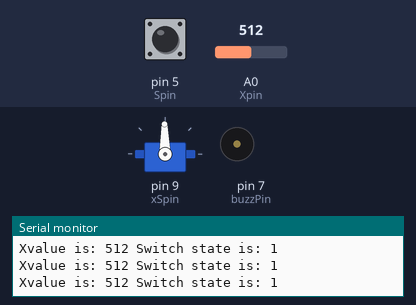
Recording of a sketch running on a simulated Arduino Uno, built with avr-gcc and run on an emulated ATmega328P. Parts: servo, buzzer (waves = sounding, pin HIGH), the last lines printed to the serial monitor. The inputs (shaded band) are chosen by the test bench; at power-on: A0 (Xpin) = 512, pin 5 (Spin) HIGH.

Above: at 1.2 s.
1.3 s: A0 (Xpin) set to 107
At 2.5 s:
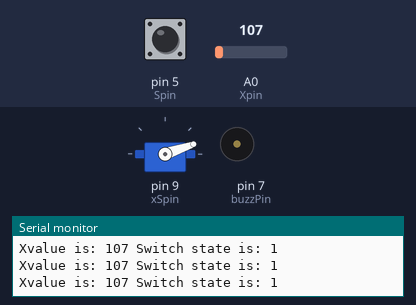
2.8 s: A0 (Xpin) set to 90
At 3.3 s:
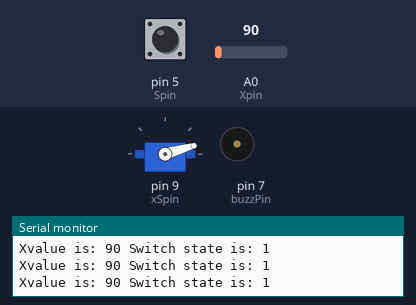
5.8 s: pin 5 (Spin) pulled LOW for 0.15 s
At 5.92 s:
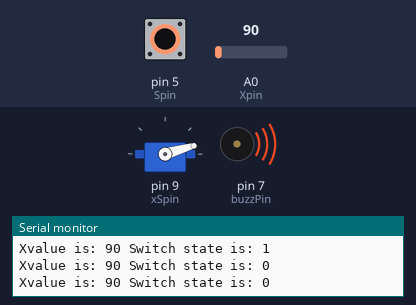
7.4 s: A0 (Xpin) set to 122
At 7.9 s:
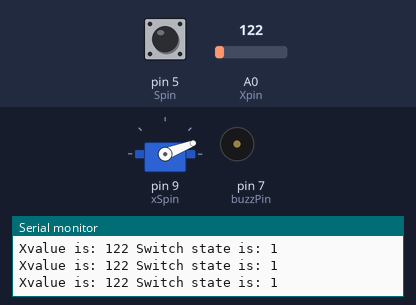
8.9 s: pin 5 (Spin) pulled LOW for 1 s
At 9.7 s:
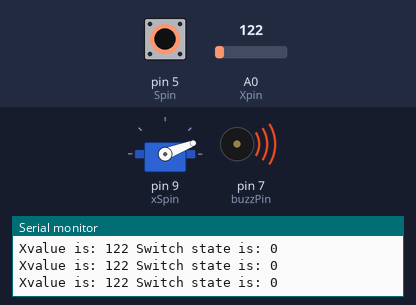
11.4 s: A0 (Xpin) set to 984
At 12.3 s:
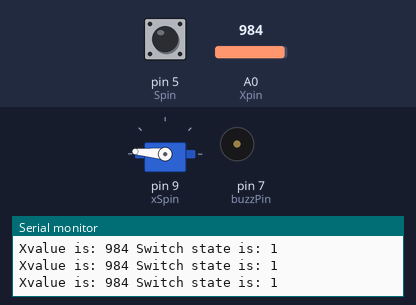
12.9 s: A0 (Xpin) set to 1009
Timing chart, 0 to 15.9 s (numbered marks = the images above; inputs shaded):
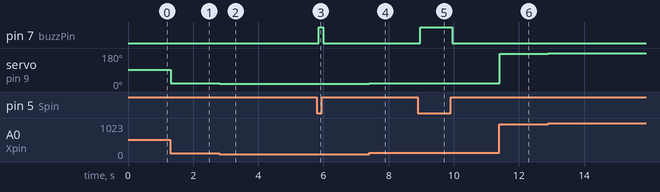

The sketch:

JoystickServos.ino
```cpp
#include<Servo.h>

int Xpin=A0;
int Ypin=A5;
int Spin=5;
int xSpin=9;
//int ySpin=8;
int buzzPin=7;
int dt = 500;

Servo servo_x, servo_y;

int WVx;
//int WVy;
int xVal;
//int yVal;
int sVal;
void setup() {
  // put your setup code here, to run once:
  Serial.begin(9600);
  pinMode(Xpin, INPUT);
  //pinMode(Ypin, INPUT);
  pinMode(Spin, INPUT);
  pinMode(buzzPin, OUTPUT);

  servo_x.attach(xSpin);
//  servo_y.attach(ySpin);

  digitalWrite(Spin, HIGH); // Sets the switch to high emulating a pull up resistor
}

void loop() {
  // put your main code here, to run repeatedly:
  xVal=analogRead(Xpin);
  WVx=(90./505.)*xVal;
//  yVal=analogRead(Ypin);
//  WVy=(180./1023)*yVal;
  sVal=digitalRead(Spin);

  servo_x.write(WVx);
  //servo_y.write(WVy);

  //delay(dt);
  Serial.print("Xvalue is: ");
  Serial.print(xVal);
//  Serial.print(" Yvalue is: ");
//  Serial.print(yVal);
  Serial.print(" Switch state is: ");
  Serial.println(sVal);

  if(sVal==0){
    digitalWrite(buzzPin,HIGH);
  }
  else{
    digitalWrite(buzzPin,LOW);
  }
}
```

Measured:
- after the input at 1.3 s, servo on pin 9 (xSpin): 91° → 19° at once
- after the input at 2.8 s, servo on pin 9 (xSpin): 19° → 16° at once
- after the input at 5.8 s, pin 7 (buzzPin): LOW → HIGH after 0.05 s, → LOW 0.14 s later
- after the input at 7.4 s, servo on pin 9 (xSpin): 16° → 21° at once
- after the input at 8.9 s, pin 7 (buzzPin): LOW → HIGH after 0.07 s, → LOW 0.98 s later
- after the input at 11.4 s, servo on pin 9 (xSpin): 21° → 175° at once
- after the input at 12.9 s, servo on pin 9 (xSpin): 175° → 179° at once
